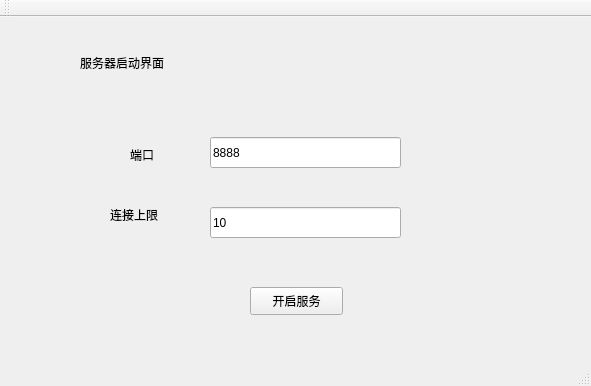
<?xml version="1.0" encoding="UTF-8"?>
<ui version="4.0">
 <class>wzqSClass</class>
 <widget class="QMainWindow" name="wzqSClass">
  <property name="geometry">
   <rect>
    <x>0</x>
    <y>0</y>
    <width>591</width>
    <height>386</height>
   </rect>
  </property>
  <property name="windowTitle">
   <string>wzqS</string>
  </property>
  <widget class="QWidget" name="centralWidget">
   <widget class="QLabel" name="label">
    <property name="geometry">
     <rect>
      <x>80</x>
      <y>20</y>
      <width>301</width>
      <height>51</height>
     </rect>
    </property>
    <property name="text">
     <string>服务器启动界面</string>
    </property>
   </widget>
   <widget class="QPushButton" name="startServer_server_BTN">
    <property name="geometry">
     <rect>
      <x>250</x>
      <y>270</y>
      <width>93</width>
      <height>28</height>
     </rect>
    </property>
    <property name="text">
     <string>开启服务</string>
    </property>
   </widget>
   <widget class="QLabel" name="label_2">
    <property name="geometry">
     <rect>
      <x>130</x>
      <y>130</y>
      <width>72</width>
      <height>15</height>
     </rect>
    </property>
    <property name="text">
     <string>端口</string>
    </property>
   </widget>
   <widget class="QLabel" name="label_3">
    <property name="geometry">
     <rect>
      <x>110</x>
      <y>190</y>
      <width>72</width>
      <height>15</height>
     </rect>
    </property>
    <property name="text">
     <string>连接上限</string>
    </property>
   </widget>
   <widget class="QLineEdit" name="connPort_server_LE">
    <property name="geometry">
     <rect>
      <x>210</x>
      <y>120</y>
      <width>191</width>
      <height>31</height>
     </rect>
    </property>
    <property name="text">
     <string>8888</string>
    </property>
   </widget>
   <widget class="QLineEdit" name="connLimit_server_LE">
    <property name="geometry">
     <rect>
      <x>210</x>
      <y>190</y>
      <width>191</width>
      <height>31</height>
     </rect>
    </property>
    <property name="text">
     <string>10</string>
    </property>
   </widget>
  </widget>
  <widget class="QMenuBar" name="menuBar">
   <property name="geometry">
    <rect>
     <x>0</x>
     <y>0</y>
     <width>591</width>
     <height>25</height>
    </rect>
   </property>
  </widget>
  <widget class="QToolBar" name="mainToolBar">
   <attribute name="toolBarArea">
    <enum>TopToolBarArea</enum>
   </attribute>
   <attribute name="toolBarBreak">
    <bool>false</bool>
   </attribute>
  </widget>
  <widget class="QStatusBar" name="statusBar"/>
 </widget>
 <layoutdefault spacing="6" margin="11"/>
 <resources>
  <include location="wzqS.qrc"/>
 </resources>
 <connections/>
</ui>
